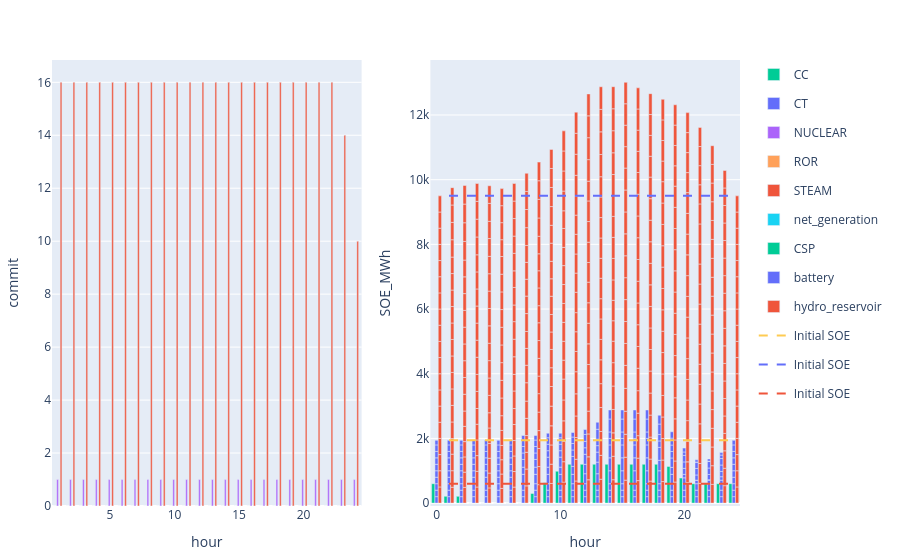

Notebook code for this chart:
### Code cell
to_plot = commit_uc[(commit_uc.configuration .== config_1) .&  (commit_uc.day .== day_),:] 
p1 = plot(to_plot, x = :hour, y = :commit,  kind = "bar", color = :resource, stackgroup = 1) #Layout(barmode="stack"))


initial_SOE = s_uc.storage_parameters[s_uc.storage_parameters.configuration .== config_1, :]
initial_SOE.SOE_initial .= initial_SOE.SOE_max_MWh.*initial_SOE.initial_energy_proportion
initial_SOE = combine(groupby(initial_SOE,[:resource]),[:SOE_initial]  .=> sum, renamecols=false)

to_plot = s_uc.storage[(s_uc.storage.configuration .== config_1) .&  (s_uc.storage.day .== day_),:]
p2 = plot(to_plot, x = :hour , y = :SOE_MWh, color = :resource, kind = "bar", Layout(barmode="stack"))
for df in groupby(initial_SOE, :resource)
    hline2 = scatter(x=1:24, y=fill(unique(df.SOE_initial)[1], 24), mode="lines", line=attr(dash="dash"), name="Initial SOE")
    p2 = addtraces(p2, hline2)
end

[p1 p2]

### Figure 1 — Plotly figure (JSON) as saved in the notebook; plotly's stock layout.template omitted (floating-point values rounded to 4 significant figures; data arrays with more than 128 entries replaced by an {"elided": "..."} marker saying what was removed)
{"data": [{"legendgroup": "CC", "marker": {"color": "#00cc96"}, "name": "CC", "showlegend": true, "stackgroup": 1, "type": "bar", "x": [1, 2, 3, 4, 5, 6, 7, 8, 9, 10, 11, 12, 13, 14, 15, 16, 17, 18, 19, 20, 21, 22, 23, 24], "xaxis": "x1", "y": [0, 0, 0, 0, 0, 0, 0, 0, 0, 0, 0, 0, 0, 0, 0, 0, 0, 0, 0, 0, 0, 0, 0, 0], "yaxis": "y1"}, {"legendgroup": "CT", "marker": {"color": "#636efa"}, "name": "CT", "showlegend": true, "stackgroup": 1, "type": "bar", "x": [1, 2, 3, 4, 5, 6, 7, 8, 9, 10, 11, 12, 13, 14, 15, 16, 17, 18, 19, 20, 21, 22, 23, 24], "xaxis": "x1", "y": [0, 0, 0, 0, 0, 0, 0, 0, 0, 0, 0, 0, 0, 0, 0, 0, 0, 0, 0, 0, 0, 0, 0, 0], "yaxis": "y1"}, {"legendgroup": "NUCLEAR", "marker": {"color": "#ab63fa"}, "name": "NUCLEAR", "showlegend": true, "stackgroup": 1, "type": "bar", "x": [1, 2, 3, 4, 5, 6, 7, 8, 9, 10, 11, 12, 13, 14, 15, 16, 17, 18, 19, 20, 21, 22, 23, 24], "xaxis": "x1", "y": [1, 1, 1, 1, 1, 1, 1, 1, 1, 1, 1, 1, 1, 1, 1, 1, 1, 1, 1, 1, 1, 1, 1, 1], "yaxis": "y1"}, {"legendgroup": "ROR", "marker": {"color": "#FFA15A"}, "name": "ROR", "showlegend": true, "stackgroup": 1, "type": "bar", "x": [1, 2, 3, 4, 5, 6, 7, 8, 9, 10, 11, 12, 13, 14, 15, 16, 17, 18, 19, 20, 21, 22, 23, 24], "xaxis": "x1", "y": [null, null, null, null, null, null, null, null, null, null, null, null, null, null, null, null, null, null, null, null, null, null, null, null], "yaxis": "y1"}, {"legendgroup": "STEAM", "marker": {"color": "#EF553B"}, "name": "STEAM", "showlegend": true, "stackgroup": 1, "type": "bar", "x": [1, 2, 3, 4, 5, 6, 7, 8, 9, 10, 11, 12, 13, 14, 15, 16, 17, 18, 19, 20, 21, 22, 23, 24], "xaxis": "x1", "y": [16, 16, 16, 16, 16, 16, 16, 16, 16, 16, 16, 16, 16, 16, 16, 16, 16, 16, 16, 16, 16, 16, 14, 10], "yaxis": "y1"}, {"legendgroup": "net_generation", "marker": {"color": "#19d3f3"}, "name": "net_generation", "showlegend": true, "stackgroup": 1, "type": "bar", "x": [1, 2, 3, 4, 5, 6, 7, 8, 9, 10, 11, 12, 13, 14, 15, 16, 17, 18, 19, 20, 21, 22, 23, 24], "xaxis": "x1", "y": [null, null, null, null, null, null, null, null, null, null, null, null, null, null, null, null, null, null, null, null, null, null, null, null], "yaxis": "y1"}, {"legendgroup": "CSP", "marker": {"color": "#00cc96"}, "name": "CSP", "showlegend": true, "type": "bar", "x": {"elided": "325 int values"}, "xaxis": "x2", "y": {"elided": "325 float values"}, "yaxis": "y2"}, {"legendgroup": "battery", "marker": {"color": "#636efa"}, "name": "battery", "showlegend": true, "type": "bar", "x": {"elided": "3250 int values"}, "xaxis": "x2", "y": {"elided": "3250 float values"}, "yaxis": "y2"}, {"legendgroup": "hydro_reservoir", "marker": {"color": "#EF553B"}, "name": "hydro_reservoir", "showlegend": true, "type": "bar", "x": {"elided": "6175 int values"}, "xaxis": "x2", "y": {"elided": "6175 float values"}, "yaxis": "y2"}, {"line": {"dash": "dash"}, "mode": "lines", "name": "Initial SOE", "type": "scatter", "x": [1, 2, 3, 4, 5, 6, 7, 8, 9, 10, 11, 12, 13, 14, 15, 16, 17, 18, 19, 20, 21, 22, 23, 24], "xaxis": "x2", "y": [1940, 1940, 1940, 1940, 1940, 1940, 1940, 1940, 1940, 1940, 1940, 1940, 1940, 1940, 1940, 1940, 1940, 1940, 1940, 1940, 1940, 1940, 1940, 1940], "yaxis": "y2"}, {"line": {"dash": "dash"}, "mode": "lines", "name": "Initial SOE", "type": "scatter", "x": [1, 2, 3, 4, 5, 6, 7, 8, 9, 10, 11, 12, 13, 14, 15, 16, 17, 18, 19, 20, 21, 22, 23, 24], "xaxis": "x2", "y": [9500, 9500, 9500, 9500, 9500, 9500, 9500, 9500, 9500, 9500, 9500, 9500, 9500, 9500, 9500, 9500, 9500, 9500, 9500, 9500, 9500, 9500, 9500, 9500], "yaxis": "y2"}, {"line": {"dash": "dash"}, "mode": "lines", "name": "Initial SOE", "type": "scatter", "x": [1, 2, 3, 4, 5, 6, 7, 8, 9, 10, 11, 12, 13, 14, 15, 16, 17, 18, 19, 20, 21, 22, 23, 24], "xaxis": "x2", "y": [600, 600, 600, 600, 600, 600, 600, 600, 600, 600, 600, 600, 600, 600, 600, 600, 600, 600, 600, 600, 600, 600, 600, 600], "yaxis": "y2"}], "layout": {"margin": {"b": 50, "l": 50, "r": 50, "t": 60}, "xaxis1": {"anchor": "y1", "domain": [0, 0.45], "title": {"text": "hour"}}, "xaxis2": {"anchor": "y2", "domain": [0.55, 1], "title": {"text": "hour"}}, "yaxis1": {"anchor": "x1", "domain": [0, 1], "title": {"text": "commit"}}, "yaxis2": {"anchor": "x2", "domain": [0, 1], "title": {"text": "SOE_MWh"}}}}
